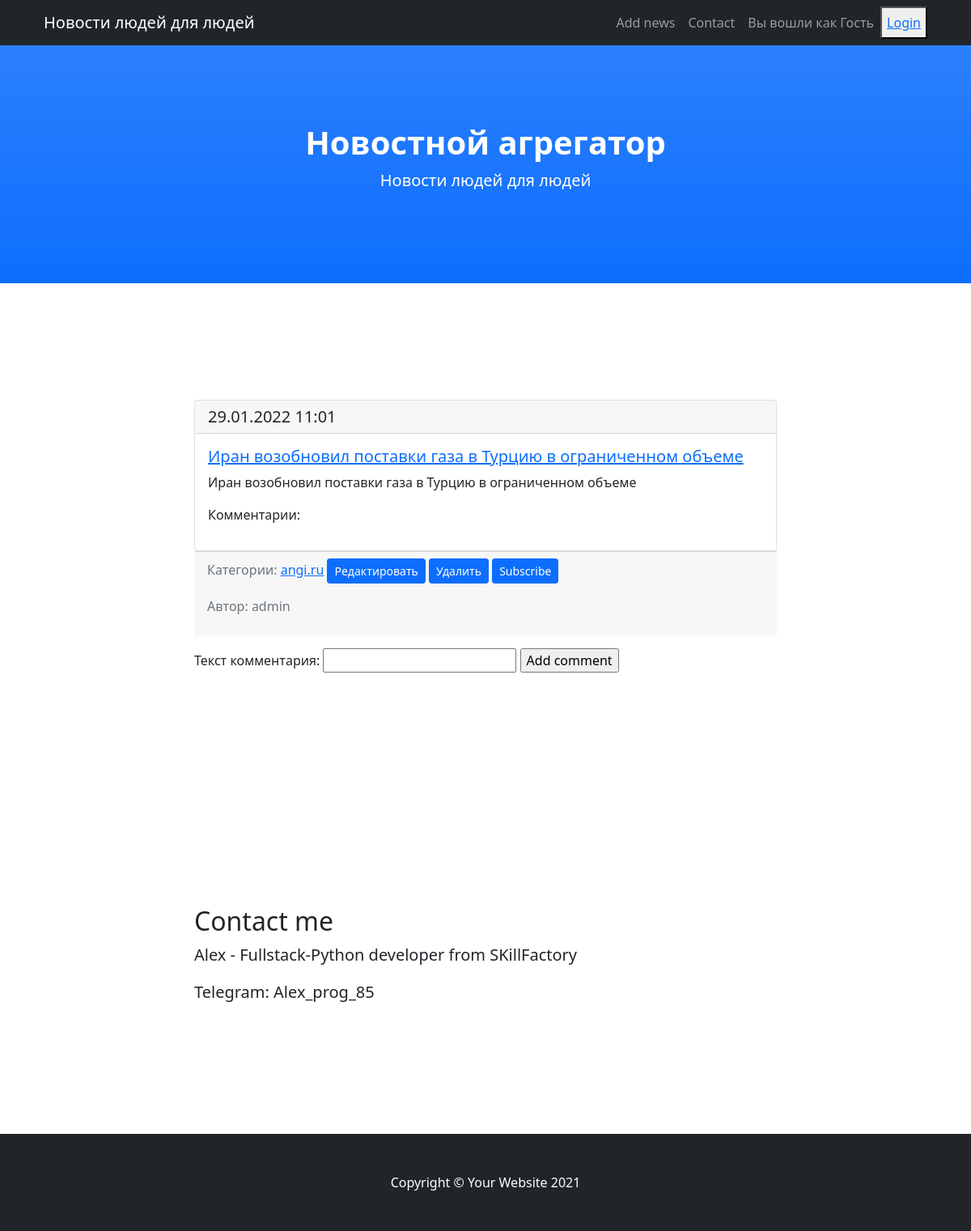
The app's page /news/2408/ with its own data.
### news/models.py (models this page shows, shortened)
class Post(models.Model):
    article = 'Article'
    news = 'News'
    choice = [
        (article, 'Статья'),
        (news, 'Новость')
    ]
    author = models.ForeignKey('Author', on_delete=models.CASCADE, verbose_name='Автор')  # , related_name='posts')
    choices = models.CharField(max_length=7, choices=choice, default=article, verbose_name='Тип')
    date_time = models.DateTimeField(auto_now_add=True, verbose_name='Дата')  # (blank=True, null=True)
    category = models.ManyToManyField('Category', through='PostCategory')
    title = models.CharField(max_length=255, unique=True, verbose_name='Заголовок')
    text = models.TextField(max_length=255, verbose_name='Текст новости')
    rating = models.IntegerField(default=0, verbose_name='Рейтинг')
    url = models.URLField(verbose_name='Адрес')
    class Meta:
        verbose_name = 'Пост'
        verbose_name_plural = 'Посты'

class Category(models.Model):
    name_cat = models.CharField(max_length=62, unique=True, verbose_name='Название категории')
    subscribers = models.ManyToManyField(User, through='CategorySubscribers')
    def __str__(self):
        return f'{self.name_cat}'
    class Meta:
        verbose_name = 'Категория'
        verbose_name_plural = 'Категории'

class Author(models.Model):
    full_name = models.OneToOneField(User, on_delete=models.CASCADE, verbose_name='Пользователь')
    rating = models.SmallIntegerField(default=0, verbose_name='Рейтинг')
    def __str__(self):
        return f'{self.full_name}'
    class Meta:
        verbose_name = 'Автор'
        verbose_name_plural = 'Авторы'

### news/views.py (the view, shortened to what this page needs)
# urls.py: path('<int:pk>/', NewsDetailView.as_view(), name='news_detail'),
class NewsDetailView(TemplateView):
    model = Post
    def get(self, request, *args, **kwargs):
        post = cache.get(f'post-{kwargs.get("pk")}', None)
        if not post:
            post = Post.objects.get(id=kwargs.get('pk'))
            cache.set(f'post-{kwargs.get("pk")}', post)
        comment = Comment.objects.filter(post_id=kwargs.get('pk'))\
            .values('text', 'user__username')
        form = CommentForm()
        try:
            id = post.category.values('id')[0]['id']
        except IndexError:
            raise Http404('Не указана категория новости')
        c = Category.objects.get(id=id)
        try:
            uid = User.objects.get(username=request.user).id
            s = c.subscribers.filter(id=uid).exists()
            if s:
                s = c.subscribers.filter(id=uid)[0].username
                if s == request.user.username:
                    subscriber = True
            else:
                subscriber = False
        except User.DoesNotExist:
            subscriber = False
        return render(request, 'news/post.html', {'post': post,
                                                  'comment': comment,
                                                  'form': form,
                                                  'subscriber': subscriber})

### news/forms.py
class CommentForm(ModelForm):
    text = CharField(label='Текст комментария:', max_length=256)
    class Meta:
        model = Comment
        fields = ['text']

### news/templatetags/custom_filters.py (called while the page is built)
@register.filter(name='bad_word')
def bad_word(value):
    lst = ['жопа', 'тварь', 'сволочь', 'твари']
    value = value.split()
    for el in value:
        if el.lower() in lst:
            value.remove(el)
    return ' '.join(value)

### news/templates/news/post.html (shortened to what this page needs)
{% extends 'default.html' %}
{% load custom_filters %}
{% block content %}
<div class="card">
    <h5 class="card-header">{{ post.date_time|date:'d.m.Y H:m'}}</h5>
    <div class="card-body">
        <h5 class="card-title"><a href="{{post.url}}" target="_blank">{{ post.title | bad_word }}</a></h5>
        <p class="card-text">{{ post.text  | bad_word }}</p>
        {% if comment != '-' %}
            <p>Комментарии:</p>
        {% endif %}
    </div>
</div>
<div class="card-footer mb-3 text-muted">
    <p>Категории: {% for cat in post.category.all %}
        <a href="{% url 'category_list' cat.id %}">{{ cat }}</a>
        <a class="btn btn-primary btn-sm" href="{% url 'update_post' post.id %}" role="button">Редактировать</a>
        <a class="btn btn-primary btn-sm" href="{% url 'delete_post' post.id %}" role="button">Удалить</a>
        {% if subscriber %}
            <p>Вы подписаны на эту категорию новостей
                <a class="btn btn-primary btn-sm" href="{% url 'unsubscribe' post.id %}" role="button">UnSubscribe</a></p>
        {% else %}
            <a class="btn btn-primary btn-sm" href="{% url 'subscribe' post.id %}" role="button">Subscribe</a>
        {% endif %}
    {% endfor %}</p>
    <p>Автор: {{ post.author }}</p>
</div>
 <form method="POST">
     {{ form }}
     <input type="submit" value="Add comment">
 </form>
{% endblock content %}

### records on screen
Post: date_time "29.01.2022 11:01", title|bad_word "Иран возобновил поставки газа в Турцию в ограниченном объеме", text|bad_word "Иран возобновил поставки газа в Турцию в ограниченном объеме", author "admin"
Category: name_cat "angi.ru"
